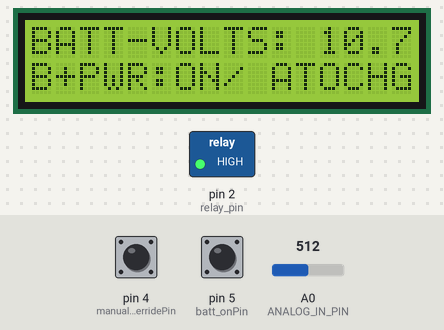
Simulated run of this sketch. Board: Arduino Uno, built with avr-gcc and run on an emulated ATmega328P. Parts: 16×2 character LCD, switched loads named in the sketch (green lamp = pin HIGH). The test bench sets the inputs (shaded band); at power-on: pin 5 (batt_onPin) HIGH, pin 4 (manual_overridePin) HIGH, A0 (ANALOG_IN_PIN) = 512.

Above: at 5.3 s.
5.4 s: pin 5 (batt_onPin) pulled LOW for 1.25 s
At 6.8 s:
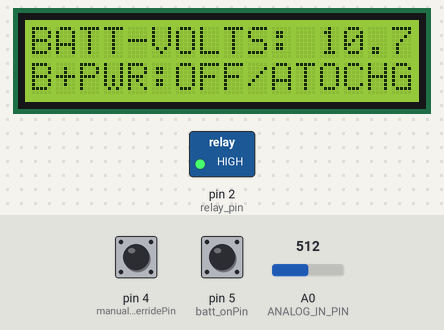
10.2 s: pin 4 (manual_overridePin) pulled LOW for 3.2 s
At 14.4 s:
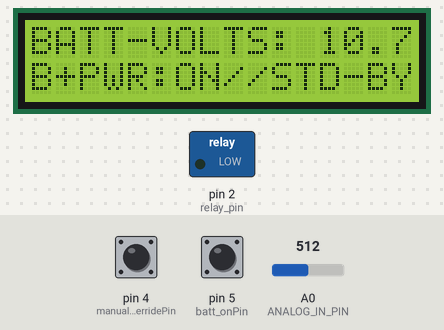
18.5 s: A0 (ANALOG_IN_PIN) set to 592
At 20.8 s:
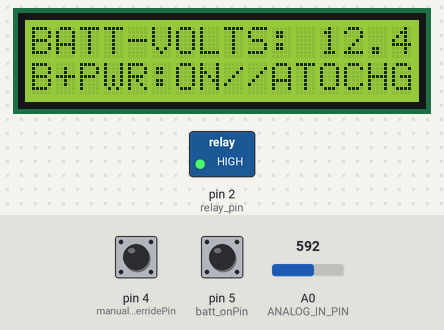
21.9 s: A0 (ANALOG_IN_PIN) set to 623
At 23.4 s:
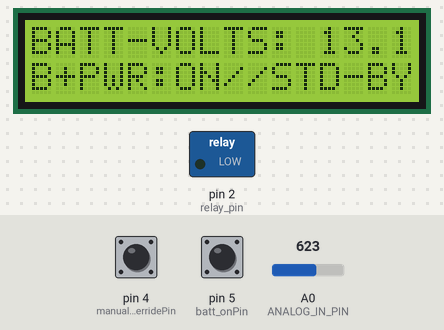
24.2 s: pin 5 (batt_onPin) pulled LOW for 3.2 s
At 28.3 s:
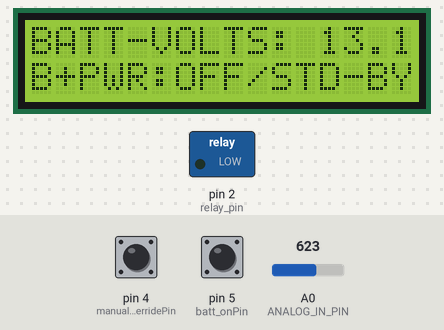
31.9 s: pin 4 (manual_overridePin) pulled LOW for 1.25 s
At 33.7 s:
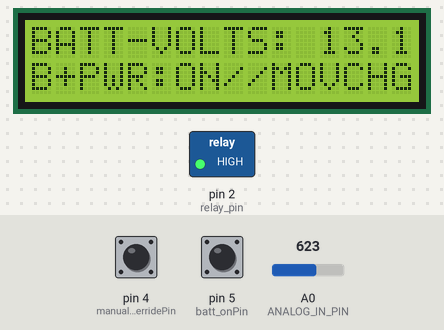
Timing chart, 0 to 35.5 s (numbered marks = the images above; inputs shaded):
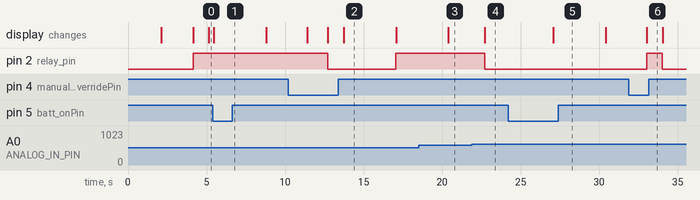

The sketch:

wifiPower.ino
```cpp
#include <Wire.h>
#include <LiquidCrystal_I2C.h>

LiquidCrystal_I2C lcd(0x27,16,2);  // set the LCD address to 0x27 for a 16 chars and 2 line display

#define ANALOG_IN_PIN A0                                  //Define Analog Input Pin
#define ACTIVATED LOW                                     //Manual Override Charging Mode
#define DEACTIVATED HIGH                                  //Manual Override off

float adc_voltage = 0.0;                                  //Floats for ADC and Input Voltage
float in_voltage = 0.0;

float R1 = 32800.0;                                        //Resistance values 10k, 33k
float R2 = 9900.0;

float ref_voltage = 5.0;                                  //Float for reference voltage
int adc_value = 0;                                        //Integer for ADC value

const int batt_onPin = 5;
const int relay_pin = 2;
const int manual_overridePin = 4;
boolean flag = 0;


void setup() {
  lcd.init();                      // initialize the lcd
  // Print a message to the LCD.

  lcd.backlight();
  lcd.setCursor(0,0);
  lcd.print("WiFi-POWER");
  lcd.setCursor(0,1);
  lcd.print("INITIALIZING...");
  delay(2000);
  lcd.clear();
  lcd.setCursor(0,0);
  lcd.print("BATT-VOLTS: ");
  lcd.setCursor(10,1);
  lcd.print("STD-BY");
  lcd.setCursor(0,1);
  lcd.print("B+PWR:ON/");
  pinMode(batt_onPin, INPUT_PULLUP);
  pinMode(relay_pin, OUTPUT);
  pinMode(manual_overridePin, INPUT_PULLUP);
  delay(2000);
  lcd.clear();
}

void loop() {
  adc_value = analogRead(ANALOG_IN_PIN);                    //Read Analog Input
  adc_voltage  = (adc_value * ref_voltage) / 1024.0;        //Determine Voltage at ADC Input
  in_voltage = adc_voltage / (R2/(R1+R2));                  //Calculate voltage at divider input

  lcd.setCursor(0,0);
  lcd.print("BATT-VOLTS: ");
  lcd.setCursor(12,0);
  lcd.print(in_voltage);
//  lcd.setCursor(0,1);
//  lcd.print("B+PWR:ON/");
  //----------------------------------------------------------------------------------------------
  if((in_voltage < 11.10) && (digitalRead(manual_overridePin) == DEACTIVATED) && (flag == 0)) {
    digitalWrite(relay_pin, HIGH);    //charging on
    lcd.setCursor(10,1);
    lcd.print("ATOCHG");
    delay(1000);
  }
  if((in_voltage >= 12.75) && (digitalRead(manual_overridePin) == DEACTIVATED) && (flag == 0)){
    digitalWrite(relay_pin, LOW);     //charging off
    lcd.setCursor(10,1);
    lcd.print("STD-BY");
    delay(1000);
  }
  //-----------------------------------------------------------------------------------------------
  if((digitalRead(manual_overridePin) == ACTIVATED) && flag == 0) {
    delay(300);
    flag = 1;
    digitalWrite(relay_pin, HIGH);
    lcd.setCursor(10,1);
    lcd.print("MOVCHG");
    delay(1000);
  }
  if((in_voltage >= 12.75) && (flag == 1)) {
      digitalWrite(relay_pin, LOW);
      lcd.setCursor(10,1);
      lcd.print("STD-BY");
      flag = 0;
      delay(1000);
  }
  if((digitalRead(manual_overridePin) == ACTIVATED) && flag == 1) {
    delay(300);
    flag = 0;
    digitalWrite(relay_pin, LOW);
    lcd.setCursor(10,1);
    lcd.print("MOVOFF");
    delay(1000);
    lcd.setCursor(10,1);
    lcd.print("STD-BY");
    delay(1000);
  }
  //---------------------------------------------------------------------


  //---------------------------------------------------------------------
  {
    if(digitalRead(batt_onPin) == HIGH){
      lcd.setCursor(0,1);
      lcd.print("B+PWR:ON/");
      delay(300);
    }
    if(digitalRead(batt_onPin) == LOW){
      lcd.setCursor(0,1);
      lcd.print("B+PWR:OFF/");
      delay(300);
    }
  }
  //---------------------------------------------------------------------


   delay(2000);                                             //delay for stability
}
```

Measured:
- the behaviour switches between 605 and 606 on A0 (ANALOG_IN_PIN) (found by bisection; images 3 and 4)
- after the input at 5.4 s, the display: changes after 0.07 s (image 1)
- after the input at 10.2 s, pin 2 (relay_pin): HIGH → LOW after 2.5 s, → HIGH 4.3 s later; the display: first changes after 1.2 s (image 2 shows a later state)
- after the input at 18.5 s, the display: changes after 1.9 s (image 3)
- after the input at 21.9 s, pin 2 (relay_pin): HIGH → LOW after 0.82 s; the display: changes after 0.83 s (image 4)
- after the input at 24.2 s, the display: changes after 2.9 s (image 5)
- after the input at 31.9 s, pin 2 (relay_pin): LOW → HIGH after 1.1 s, → LOW 1.0 s later; the display: changes after 1.1 s (image 6)
